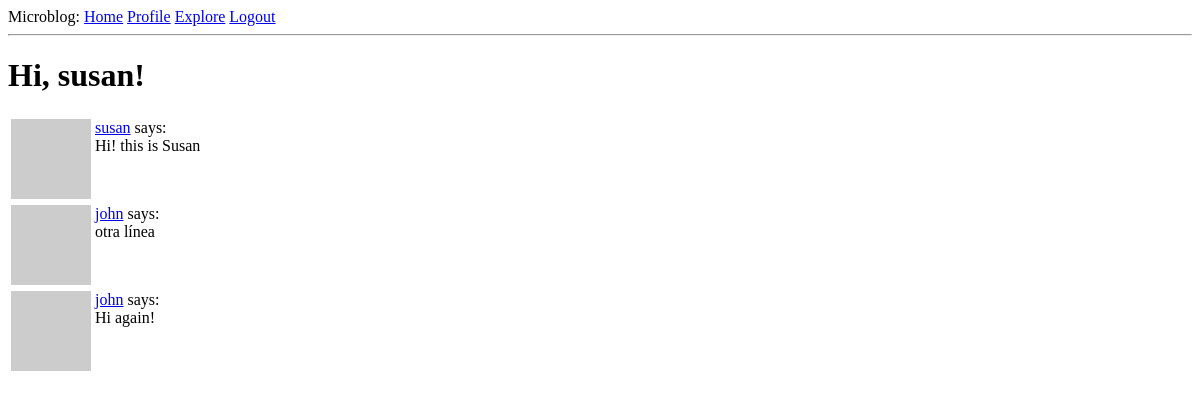
The page /explore (signed in) on the database as committed earlier.
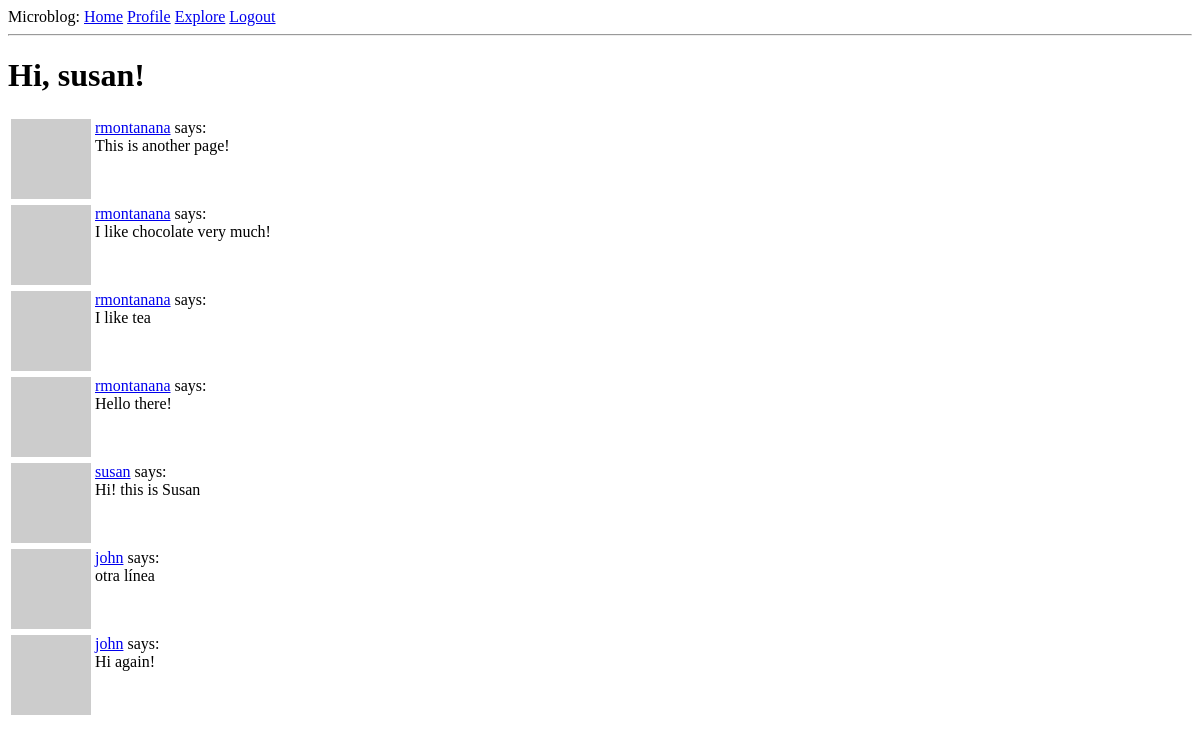
The same page on the database as committed later.
### app/models.py (models this page shows, shortened)
class User(UserMixin, db.Model):
    id = db.Column(db.Integer, primary_key=True)
    username = db.Column(db.String(64), index=True, unique=True)
    email = db.Column(db.String(120), index=True, unique=True)
    password_hash = db.Column(db.String(128))
    posts = db.relationship("Post", backref="author", lazy="dynamic")
    about_me = db.Column(db.String(140))
    last_seen = db.Column(db.DateTime, default=datetime.utcnow)
    followed = db.relationship(
        "User",
        secondary=followers,
        primaryjoin=(followers.c.follower_id == id),
        secondaryjoin=(followers.c.followed_id == id),
        backref=db.backref("followers", lazy="dynamic"),
        lazy="dynamic",
    )
    def avatar(self, size):
        digest = md5(self.email.lower().encode("utf-8")).hexdigest()
        return "https://www.gravatar.com/avatar/{}?d=identicon&s={}".format(
            digest, size
        )

class Post(db.Model):
    id = db.Column(db.Integer, primary_key=True)
    body = db.Column(db.String(140))
    timestamp = db.Column(db.DateTime, index=True, default=datetime.utcnow)
    user_id = db.Column(db.Integer, db.ForeignKey("user.id"))

### app/routes.py (the view)
@app.route("/explore")
@login_required
def explore():
    page = request.args.get("page", 1, type=int)
    posts = Post.query.order_by(Post.timestamp.desc()).paginate(
        page=page, per_page=app.config["POSTS_PER_PAGE"], error_out=False
    )
    next_url = (
        url_for("explore", page=posts.next_num) if posts.has_next else None
    )
    prev_url = (
        url_for("explore", page=posts.prev_num) if posts.has_prev else None
    )
    return render_template(
        "index.html",
        title="Explore",
        posts=posts.items,
        next_url=next_url,
        prev_url=prev_url,
    )

### app/models.py (called while the page is built)
@login.user_loader
def load_user(id):
    return User.query.get(int(id))

### app/routes.py (called while the page is built)
@app.before_request
def before_request():
    if current_user.is_authenticated:
        current_user.last_seen = datetime.utcnow()
        db.session.commit()

### app/templates/index.html (shortened to what this page needs)
{% extends 'base.html' %}
{% block content %}
  <h1>Hi, {{ current_user.username }}!</h1>
  {% for post in posts %}
      {% include '_post.html' %}
  {% endfor %}
{% endblock %}s

### app/templates/base.html (shortened to what this page needs)
<html>
  <head>
  </head>
  <body>
    <div>
      Microblog:
      <a href="{{ url_for('index') }}">Home</a>
      {% if current_user.is_anonymous %}
        <a href="{{ url_for('login') }}">Login</a>
      {% else %}
        <a href="{{ url_for('user', username = current_user.username) }}">Profile</a>
        <a href="{{ url_for('explore') }}">Explore</a>
        <a href="{{ url_for('logout') }}">Logout</a>
      {% endif %}
    </div>
    <hr />
    {% block content %}
    {% endblock %}
  </body>
</html>

### app/templates/_post.html
<table>
  <tr valign="top">
    <td>
      <img src="{{ post.author.avatar(36) }}" />
    </td>
    <td>
      <a href="{{ url_for('user', username = post.author.username) }}">{{ post.author.username }}</a>
      says:<br />{{ post.body }}
    </td>
  </tr>
</table>

Rows that differ between the two databases and show on the page:
added Post: author.username "rmontanana", body "This is another page!"
added Post: author.username "rmontanana", body "I like chocolate very much!"
added Post: author.username "rmontanana", body "I like tea"
added Post: author.username "rmontanana", body "Hello there!"
